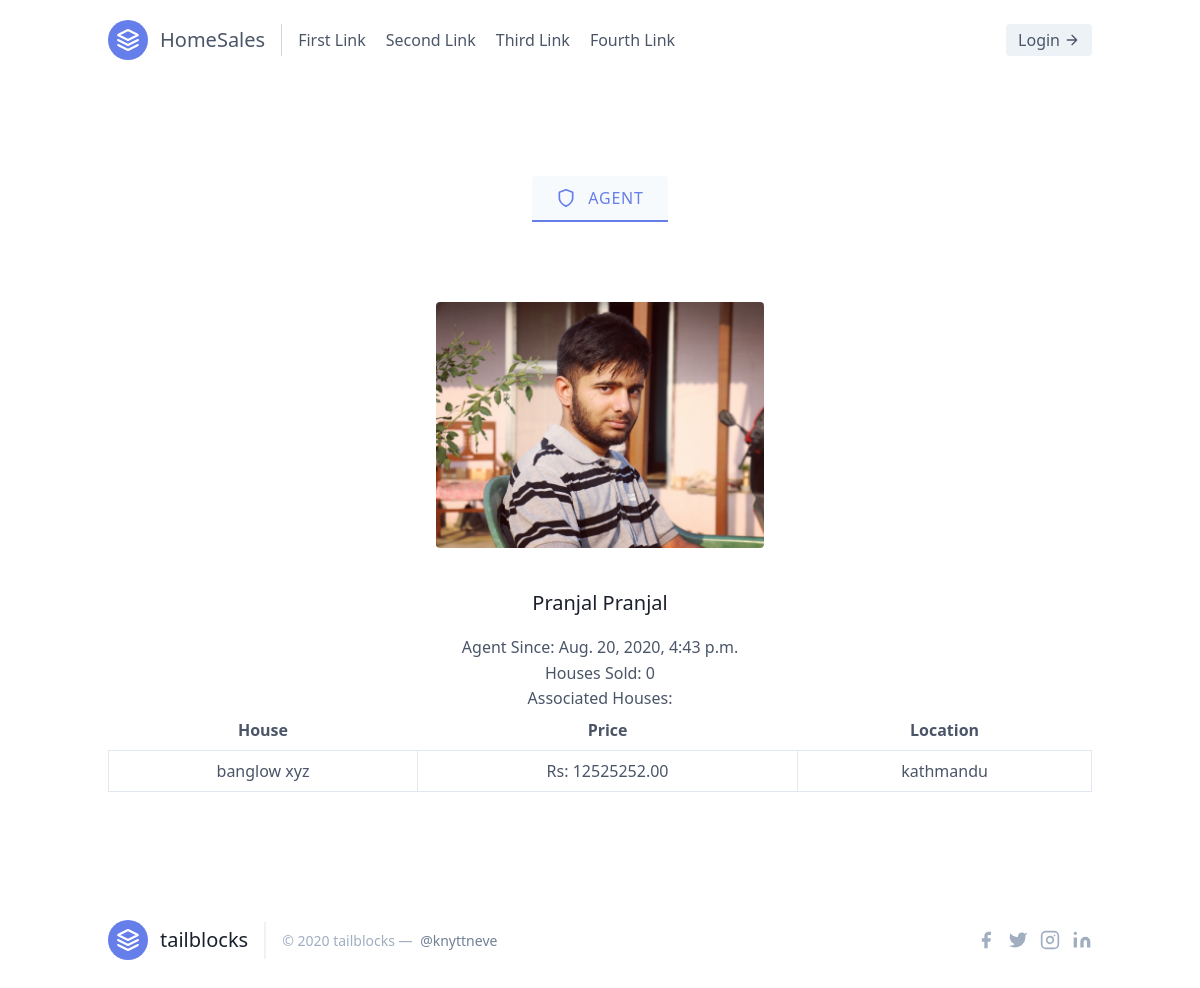
/agent/1/, run on an earlier commit of the app's database.
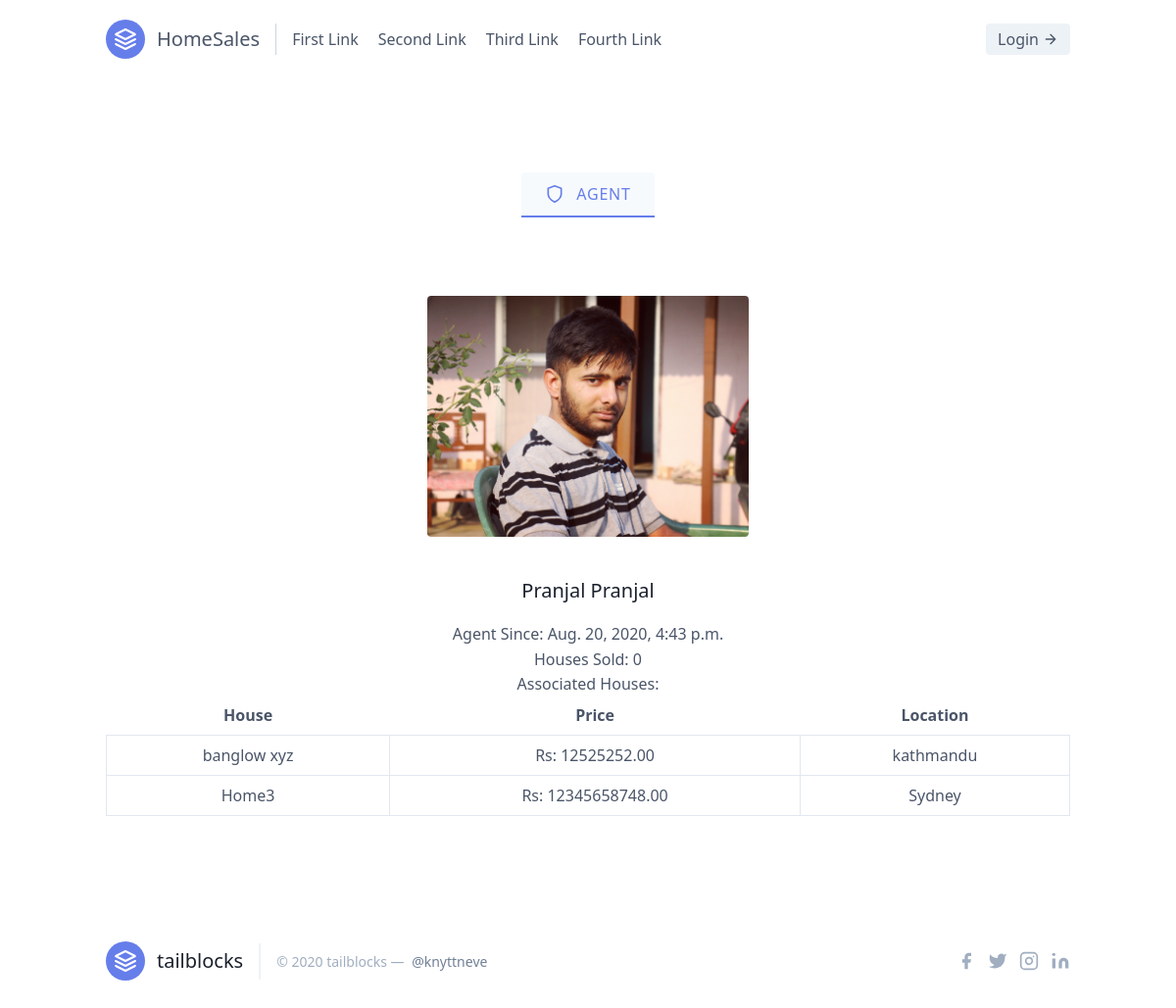
And on a later commit of the database.
### sales/models.py (models this page shows, shortened)
class Home(models.Model):
    agent = models.ForeignKey(Agent, on_delete = models.CASCADE)
    name = models.CharField(max_length = 100, default = '')
    location = models.CharField(max_length = 100, default = '')
    no_of_rooms = models.IntegerField(default=0)
    area = models.DecimalField(default=0, decimal_places=4, max_digits=19)
    price = models.DecimalField(default = 0, decimal_places=2, max_digits=19)
    image1 = models.ImageField(upload_to = "gallery", blank = False)
    image2 = models.ImageField(upload_to = "gallery", blank = True)
    image3 = models.ImageField(upload_to = "gallery", blank = True)

### sales/views.py (the view)
# urls.py: path('agent/<int:pk>/', views.individualAgent, name='individual-agent'),
def individualAgent(request, pk):
    agent = Agent.objects.get(id=pk)
    home = Home.objects.filter(agent=agent)
    return render(request, 'sales/individualAgent.html',{
        'agent':agent,
        'home':home
    })

### sales/templates/sales/individualAgent.html
{% extends 'sales/base.html' %}
{% block content %}
<section class="text-gray-700 body-font">
    <div class="container px-5 py-24 mx-auto flex flex-wrap flex-col">
      <div class="flex mx-auto flex-wrap mb-20">
        <a class="sm:px-6 py-3 w-1/2 sm:w-auto justify-center sm:justify-start border-b-2 title-font font-medium bg-gray-100 inline-flex items-center leading-none border-indigo-500 text-indigo-500 tracking-wider rounded-t">
          <svg fill="none" stroke="currentColor" stroke-linecap="round" stroke-linejoin="round" stroke-width="2" class="w-5 h-5 mr-3" viewBox="0 0 24 24">
            <path d="M12 22s8-4 8-10V5l-8-3-8 3v7c0 6 8 10 8 10z"></path>
          </svg>AGENT
        </a>
      </div>
      <img class="xl:w-1/4 lg:w-1/3 md:w-1/2 w-2/3 block mx-auto mb-10 object-cover object-center rounded" alt="hero" src="{{agent.image.url}}">
      <div class="flex flex-col text-center w-full">
        <h1 class="text-xl font-medium title-font mb-4 text-gray-900">{{agent.fname}} {{agent.fname}}</h1>
        <p class="lg:w-2/3 mx-auto leading-relaxed text-base">Agent Since: {{agent.joined_date}}</p>
        <p class="lg:w-2/3 mx-auto leading-relaxed text-base">Houses Sold: {{agent.house_sold}}</p>
        <h6>Associated Houses:</h6>
        <table class="table-auto text-center w-full">
            <thead>
              <tr>
                <th class="px-4 py-2">House</th>
                <th class="px-4 py-2">Price</th>
                <th class="px-4 py-2">Location</th>
              </tr>
            </thead>
            <tbody>
            {% for x in home %}
              <tr>
                <td class="border px-4 py-2"><a href="{% url 'home-details' x.id %}">{{x.name}}</a></td>
                <td class="border px-4 py-2">Rs: {{x.price}}</td>
                <td class="border px-4 py-2"> {{x.location}}</td>
              </tr>
        {% endfor %}
            </tbody>
          </table>
      </div>
    </div>
  </section>
{% endblock %}

What changed in the data, as far as the page shows it:
added Home: name "Home3", price "12345658748.00", location "Sydney"
